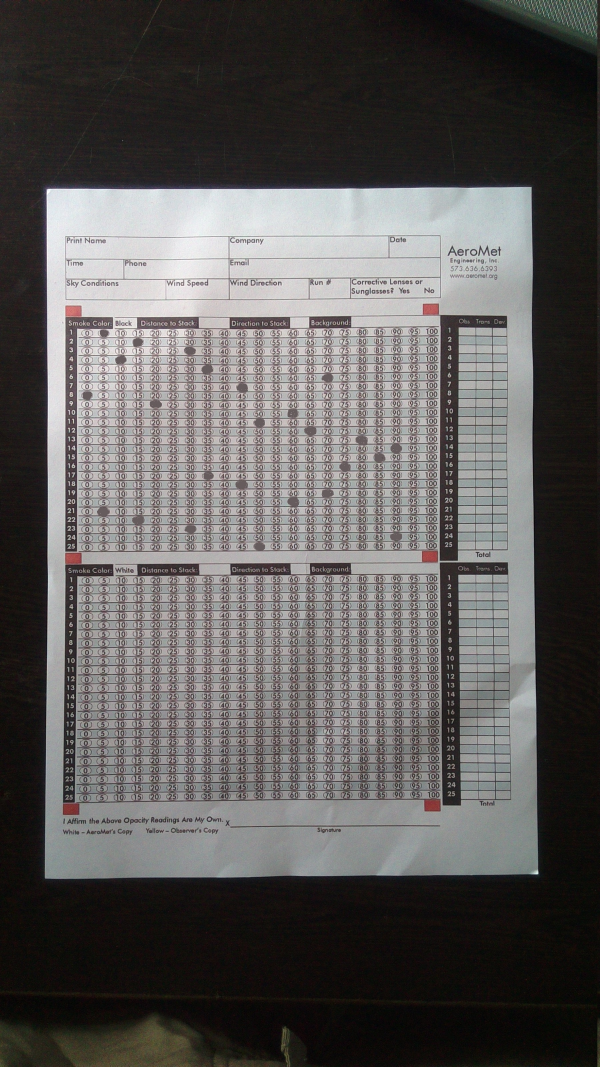
//> input picture Test/1.jpg, 1800 x 3200 px (shown at 1/3 size)
$ ./main   (built with g++ and OpenCV 4)
//> lines starting //> are read from the running program, lines starting //| are printed output that depends on the picture; after the words box and inside, x2 and y2 are one past the last pixel; in counts of white or black regions, pixels touching at a corner belong together
#include<iostream>
#include<highgui.hpp>
#include<core.hpp>
#include<imgproc.hpp>
using namespace std;
using namespace cv;

#define debug if(1)

typedef vector<vector<Point> > vvp;
typedef vector<Point2f> vp;

int errorOccurred  = 0;

struct CCell
{
    bool marked;
    int x,y,w,h;
};

struct COmrResult
{
    CCell Black[25][21];
    CCell White[25][21];
};


double absDistance(Point2f point1, Point2f point2)
{
    return sqrt(pow((point1.x-point2.x),2)+pow((point1.y-point2.y),2));
}

int invertImage(Mat &src, Mat &dst)
{
    dst=src.clone();
    MatIterator_<uchar> it,end;
    for(it=src.begin<uchar>(), end=src.end<uchar>(); it!=end; it++)
    {
        *it=255-(*it);
    }
}

// [93 lines left out: functions gammaCorrection, drawHistogram, not called in this run]


void extractInformation(Mat omrSheet, CCell information[25][21])
{
    Mat gray,thresholded, box,otsuOutput1,otsuOutput2,otsuOutput;
    Mat omrDup = omrSheet.clone();
    vvp contours;
    double maxArea;
    double offsetx = 0.0358*omrSheet.cols;
    double offsety = 0.0478*omrSheet.rows;
    double stepX = (omrSheet.cols-offsetx+0.0139*omrSheet.cols)/21.0;
    double stepY = (omrSheet.rows-offsety)/25.0;
    medianBlur(omrDup,omrDup,5);
    cvtColor(omrDup,omrDup,CV_BGR2HSV);
    Mat splitted[3];
    split(omrDup,splitted);
//    namedWindow("Sat",CV_WINDOW_NORMAL);
//    imshow("Sat",splitted[2]);
    //gammaCorrection(splitted[1],gray,0.5);
    invertImage(splitted[2],splitted[2]);
    bitwise_or(splitted[1],splitted[2],otsuOutput);
    namedWindow("otsu123",CV_WINDOW_NORMAL);
    imshow("otsu123",otsuOutput);
    threshold(otsuOutput,otsuOutput,0, 255, CV_THRESH_OTSU);

    //threshold(splitted[1],gray,60,255,CV_THRESH_BINARY_INV);
    //namedWindow("Thre",CV_WINDOW_NORMAL);
    //imshow("Thre",gray);
    namedWindow("otsu",CV_WINDOW_NORMAL);
    imshow("otsu",otsuOutput);

//    Mat hist0 = drawHistogram(splitted[0]);
    namedWindow("Hist0",CV_WINDOW_NORMAL);
    namedWindow("Hist1",CV_WINDOW_NORMAL);
    imshow("Hist0",splitted[1]);
//    Mat hist1 = drawHistogram(splitted[1]);
    imshow("Hist1",splitted[2]);
// [4 lines of commented-out code are left out]
    erode(otsuOutput,otsuOutput,getStructuringElement(MORPH_RECT,Size(3,3)));
//    namedWindow("otsue",CV_WINDOW_NORMAL);
//    imshow("otsue",otsuOutput);
    dilate(otsuOutput,otsuOutput,getStructuringElement(MORPH_RECT,Size(7,7)));
// [5 lines of commented-out code are left out]
    for(int j=0;j<25;j++)
    {
        for(int i=0; i<21; i++)
        {

            Point p2 = Point(offsetx+(i+1)*stepX-offsetx/8,offsety+(j+1)*stepY-0.0047*omrSheet.rows);
            if(p2.x>=omrSheet.cols)
            {
                p2.x=omrSheet.cols - 1;
            }
            if(p2.y>=omrSheet.rows)
            {
                p2.y = omrSheet.rows-1;
            }
            Point p1 = Point(offsetx+i*stepX-offsetx/8,offsety+j*stepY+0.0047*omrSheet.rows);
            if(j==0)
            {
                p1 = Point(offsetx+i*stepX-offsetx/8,offsety+j*stepY+0.0047*omrSheet.rows+offsety/9);
            }
            Rect crop = Rect(p1,p2);
            debug rectangle(omrSheet,Rect(p1,p2),Scalar(0,255,0));
            thresholded = otsuOutput(crop);
            // [18 lines of commented-out code are left out]
            findContours(thresholded,contours,CV_RETR_TREE, CV_CHAIN_APPROX_NONE);
            maxArea = 0.0;
            for(int k=0;k<contours.size();k++)
            {
                if(contourArea(contours[k])>maxArea)
                {
                    maxArea = contourArea(contours[k]);
                }
            }
            //cout<<(int)(maxArea*100.0/(thresholded.rows*thresholded.cols))<<" ";
            information[j][i].marked = 0;
            if(maxArea*100.0/(thresholded.rows*thresholded.cols)>=15)
            {
                cout<<j+1<<" "<<i*5<<endl;
                information[j][i].marked = 1;
            }
            information[j][i].x = offsetx+i*stepX;
            information[j][i].y = offsety+j*stepY;
            information[j][i].w = p2.x - information[j][i].x;
            information[j][i].h = p2.y - information[j][i].y;
        }
        cout<<endl;
    }
    debug namedWindow("Sheet1",CV_WINDOW_NORMAL);
    debug imshow("Sheet1",omrSheet);
    debug waitKey(0);
    cout<<endl<<endl<<endl;
}

void getCorrectedOCR(vp corners, vvp cornerContours, Mat input, Mat &sheet1, Mat &sheet2)
{

    // Input Quadilateral or Image plane coordinates
    Point2f inputQuad[4];
    // Output Quadilateral or World plane coordinates
    Point2f outputQuad[4];
    vector<Rect> rects;
    Mat lambda( 2, 4, CV_32FC1 );
    for(int i=0;i<6;i++)
    {
        rects.push_back(boundingRect(cornerContours[i]));
    }
    lambda = Mat::zeros( input.rows, input.cols, input.type() );

    // The 4 points that select quadilateral on the input , from top-left in clockwise order
    // These four pts are the sides of the rect box used as input

    Rect sheet1Rect, sheet2Rect;
    vector<Point2f> sheet1Corners, sheet2Corners;

    sheet1Corners.push_back(Point2f(corners[0].x-rects[0].width/2, corners[0].y+rects[0].height/2));
    sheet1Corners.push_back(Point2f(corners[1].x+rects[1].width/2, corners[1].y+rects[1].height/2));
    sheet1Corners.push_back(Point2f(corners[5].x+rects[5].width/2, corners[5].y-rects[5].height/2));
    sheet1Corners.push_back(Point2f(corners[4].x-rects[4].width/2, corners[4].y-rects[4].height/2));
    sheet1Rect = boundingRect(sheet1Corners);

    sheet2Corners.push_back(Point2f(corners[4].x-rects[4].width/2, corners[4].y+rects[4].height/2));
    sheet2Corners.push_back(Point2f(corners[5].x+rects[5].width/2, corners[5].y+rects[5].height/2));
    sheet2Corners.push_back(Point2f(corners[3].x+rects[3].width/2, corners[3].y-rects[3].height/2));
    sheet2Corners.push_back(Point2f(corners[2].x-rects[2].width/2, corners[2].y-rects[2].height/2));
    sheet2Rect = boundingRect(sheet2Corners);

    inputQuad[0] = Point2f(corners[0].x-rects[0].width/2, corners[0].y+rects[0].height/2);
    inputQuad[1] = Point2f(corners[1].x+rects[1].width/2, corners[1].y+rects[1].height/2);
    inputQuad[2] = Point2f(corners[5].x+rects[5].width/2, corners[5].y-rects[5].height/2);
    inputQuad[3] = Point2f(corners[4].x-rects[4].width/2, corners[4].y-rects[4].height/2);
    // The 4 points where the mapping is to be done , from top-left in clockwise order

    outputQuad[0] = Point2f( 0,0 );
    outputQuad[1] = Point2f( input.cols-1,0);
    outputQuad[2] = Point2f( input.cols-1,input.rows-1);
    outputQuad[3] = Point2f( 0,input.rows-1  );

    lambda = getPerspectiveTransform( inputQuad, outputQuad );

    warpPerspective(input,sheet1,lambda,sheet1.size());
    resize(sheet1,sheet1,sheet1Rect.size());

    inputQuad[0] = Point2f(corners[4].x-rects[4].width/2, corners[4].y+rects[4].height/2);
    inputQuad[1] = Point2f(corners[5].x+rects[5].width/2, corners[5].y+rects[5].height/2);
    inputQuad[2] = Point2f(corners[3].x+rects[3].width/2, corners[3].y-rects[3].height/2);
    inputQuad[3] = Point2f(corners[2].x-rects[2].width/2, corners[2].y-rects[2].height/2);

    lambda = getPerspectiveTransform(inputQuad, outputQuad);
    warpPerspective(input, sheet2, lambda, sheet2.size());
    resize(sheet2, sheet2, sheet2Rect.size());

}

vp findOMR(vvp marks, Mat input, vvp &cornerContours)
{
    // This function finds the location of the markers in an order and stores it in the vector corners

    // Corners stores the location of the marks
    vp corners(6);
    // 0 - top left, 1 - top right, 2 - bottom left, 3 - bottom right, 4 - middle left, 5 - middle right
    vector<Point> useless;
    for(int i=0;i<6;i++)
        cornerContours.push_back(useless);

    vector<double> distances(6);
    // 0 - top left, 1 - top right, 2 - bottom left, 3 - bottom right

    if(marks.size() == 6)
    {
        vector<Moments> mu(marks.size() );
        for( int i = 0; i < marks.size(); i++ )
            mu[i] = moments( marks[i], false );

        // Get the mark centers:
        vector<Point2f> mc( marks.size() );
        for( int i = 0; i < marks.size(); i++ )
            mc[i] = Point2f( mu[i].m10/mu[i].m00 , mu[i].m01/mu[i].m00 );

        // Setting a maximum distance
        for(int i=0; i<marks.size();i++)
        {
            distances[i] = input.rows * input.cols;
        }

        // Finding distances from corners of the image to localize the points
        // TODO: this has to be changed so that the same point isn't stated in two corners
        // Use two loops. Outer for image corner and inner for each mark
        // Maintain a vector stating whether or not the point under consideration has been
        // stated as a corner already
        vector<bool> usedCorner(6);
        for(int i=0;i<6;i++)
            usedCorner[i]=0;
        Point imageCorners[] = {Point2f(0,0),Point2f(input.cols,0),Point2f(0,input.rows),
                                Point2f(input.cols,input.rows),Point2f(0,input.rows/2),Point2f(input.cols,input.rows/2)};

        for(int i=0;i<6;i++)
        {
            int selectedPos = -1;
            for(int j=0; j<6;j++)
            {
                if(absDistance(imageCorners[i],mc[j])<distances[i] && !usedCorner[j])
                {
                    distances[i]=absDistance(imageCorners[i],mc[j]);
                    selectedPos = j;
                }
            }
            corners[i] = mc[selectedPos];
            cornerContours[i] = marks[selectedPos];
            usedCorner[selectedPos] = 1;
        }
    }
    else if(marks.size()<6)
    {
        cout<<"Initialization failed."<<endl;
        errorOccurred = 1;
    }
    else
    {
        cout<<"Initialization failed."<<endl;
        errorOccurred = 2;
    }

    return corners;
}

vvp getLocationOfMarks(Mat thresholded)
{
    vvp contours;
    vvp marks;

    findContours(thresholded, contours, CV_RETR_TREE, CV_CHAIN_APPROX_NONE);
    for(int i = 0; i < contours.size(); i++)
    {
        if(contourArea(contours[i])>=0.0001*thresholded.rows*thresholded.cols
                && contourArea(contours[i])<=0.005*thresholded.rows*thresholded.cols)
        {
            marks.push_back(contours[i]);
        }
    }
    return marks;
}

vvp findMarks(Mat input)
{
    // This function finds the location of the markers of the OMR sheet

    Mat inputHSV, thresholded, temp1, temp2;

    // The values of hue have been set according to the hue range of the color red
    // The values of sat have been set high enough to remove unwanted noise
    // TODO
    // The values of val need to be set according to the intensity levels of the image

    int lowH=5, lowS=0, lowV=0, highH=160, highS=255, highV=255;
    vvp contours;
    cvtColor(input,inputHSV,CV_BGR2HSV);

    medianBlur(inputHSV, inputHSV ,9);
    // Since red circles around in the HSV domain, the ranges for hue 0-low  and high-255 have been used
    // instead of 0<=low<high<=255
    bool found=false;
    for(lowS=80;lowS<=180;lowS+=10)
    {
        for(lowV=80;lowV<=180;lowV+=10)
        {
            inRange(inputHSV, Scalar(0,lowS,lowV),Scalar(lowH, highS, highV), temp1);
            inRange(inputHSV, Scalar(highH,lowS,lowV),Scalar(255, highS, highV), temp2);
            bitwise_or(temp1,temp2,thresholded);
// [4 lines of commented-out code are left out]
            contours = getLocationOfMarks(thresholded);
            if(contours.size()==6)
            {
                found=true;
                break;
            }
        }
        if(found==true)
            break;
        contours.clear();
    }
    return contours;
}

bool RecognizeMarks(const char *szFileName,COmrResult &Result)
{
    Mat input, sheet1,sheet2;
    input = imread(szFileName);
//> input is the input picture: 3200 rows x 1800 cols, CV_8UC3; mean B, G, R 88.9, 89.9, 92.3
    if(input.empty())
    {
       cout<<"Could not read image. Please check if file path is valid."<<endl;
       return 0;
    }
    vvp marks, cornerContours;
    vp corners;
    marks = findMarks(input);
//> the loop in findMarks, `for(lowS=80;lowS<=180;lowS+=10)` made 1 pass
//> found on pass 1: true
//> after the loop in findMarks, `for(lowS=80;lowS<=180;lowS+=10)`:
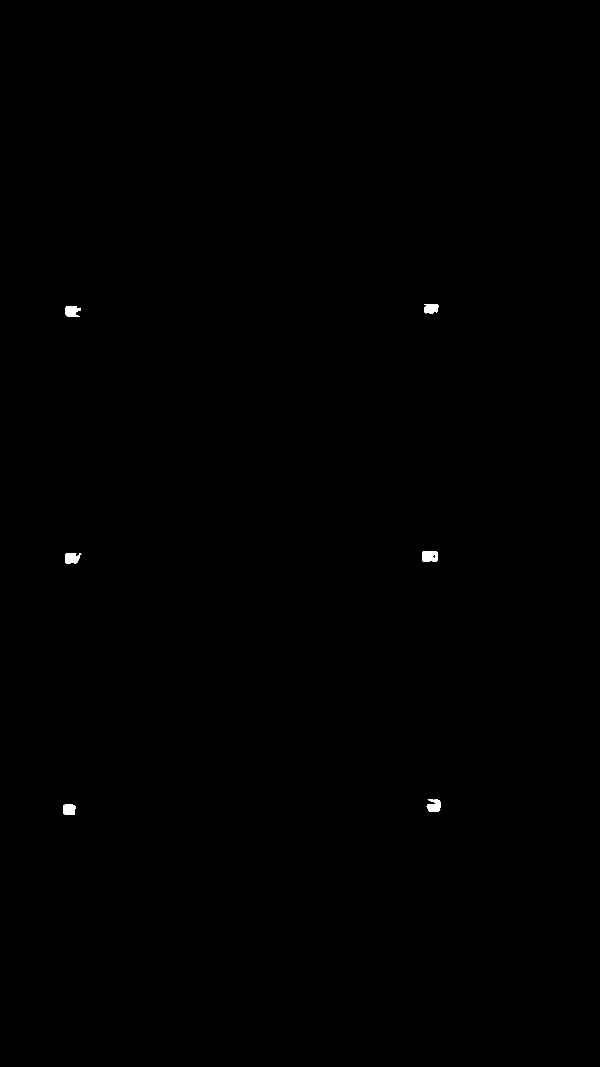
//> temp1: 3200 rows x 1800 cols, CV_8UC1 (shown at 1/3 size); 0.12% white; 6 white regions, box (x1, y1, x2, y2) and area: (1266, 1653, 1313, 1686) 1368, (196, 1659, 244, 1692) 1164, (1280, 2398, 1321, 2434) 1109, (197, 918, 243, 951) 1104, (189, 2412, 228, 2444) 1065, (1272, 912, 1315, 942) 1032
//> after the loop in findMarks, `for(lowS=80;lowS<=180;lowS+=10)`: found = true
//> marks = 6 contours; box (x1, y1, x2, y2) and area: (1273, 2398, 1321, 2434) 1538, (196, 1659, 244, 1693) 1486, (189, 2410, 237, 2444) 1458, (1266, 1653, 1313, 1686) 1411, (1269, 912, 1316, 944) 1370, (197, 918, 243, 951) 1319
    corners = findOMR(marks,input, cornerContours);
//> in findOMR, `vector<Moments> mu(marks.size() );`: mu = 6 items
//> the loop in findOMR, `for( int i = 0; i < marks.size(); i++ )` made 6 passes
//> the loop in findOMR, `for(int i=0; i<marks.size();i++)` made 6 passes
//> the loop in findOMR, `for(int i=0;i<6;i++)` made 6 passes
//> selectedPos on passes 1 to 4: 4, 5, 0, 1
//> after the loop in findOMR, `for(int i=0;i<6;i++)`: distances = [958.9, 1057.7, 801.8, 932.1, 232, 515.6]
//> corners = 6 Points (x, y): [219.6, 933.4], [1291.6, 927.5], [212.5, 2426.9], [1296.6, 2415.6], [219.5, 1675.2], [1289.1, 1669.1]; cornerContours has the same summary as marks
    if(errorOccurred == 1)
    {
        cout<<"The program couldn't find the marks correctly. Please ensure all marks are clearly visible. Terminating."<<endl;
        return 0;
    }
    if(errorOccurred == 2)
    {
        cout<<"The program couldn't find the marks correctly. Please ensure there are no red objects in the image. Terminating."<<endl;
        return 0;
    }
    getCorrectedOCR(corners,cornerContours,input,sheet1,sheet2);
//> in getCorrectedOCR, `sheet1Corners.push_back(Point2f(corners[0].x-rects[0].width/2, corners..`: sheet1Corners = 1 Point (x, y): [196.6, 949.4]
//> in getCorrectedOCR, `sheet1Corners.push_back(Point2f(corners[1].x+rects[1].width/2, corners..`: sheet1Corners = 2 Points (x, y): [196.6, 949.4], [1314.6, 943.5]
//> in getCorrectedOCR, `sheet1Corners.push_back(Point2f(corners[5].x+rects[5].width/2, corners..`: sheet1Corners = 3 Points (x, y): [196.6, 949.4], [1314.6, 943.5], [1312.1, 1653.1]
//> in getCorrectedOCR, `sheet1Corners.push_back(Point2f(corners[4].x-rects[4].width/2, corners..`: sheet1Corners = 4 Points (x, y): [196.6, 949.4], [1314.6, 943.5], [1312.1, 1653.1], [195.5, 1658.2]
//> in getCorrectedOCR, `sheet1Rect = boundingRect(sheet1Corners);`: sheet1Rect = Rect(195, 943, 1120, 716)
//> in getCorrectedOCR, `sheet2Corners.push_back(Point2f(corners[4].x-rects[4].width/2, corners..`: sheet2Corners = 1 Point (x, y): [195.5, 1692.2]
//> in getCorrectedOCR, `sheet2Corners.push_back(Point2f(corners[5].x+rects[5].width/2, corners..`: sheet2Corners = 2 Points (x, y): [195.5, 1692.2], [1312.1, 1685.1]
//> in getCorrectedOCR, `sheet2Corners.push_back(Point2f(corners[3].x+rects[3].width/2, corners..`: sheet2Corners = 3 Points (x, y): [195.5, 1692.2], [1312.1, 1685.1], [1320.6, 2397.6]
//> in getCorrectedOCR, `sheet2Corners.push_back(Point2f(corners[2].x-rects[2].width/2, corners..`: sheet2Corners = 4 Points (x, y): [195.5, 1692.2], [1312.1, 1685.1], [1320.6, 2397.6], [188.5, 2409.9]
//> in getCorrectedOCR, `sheet2Rect = boundingRect(sheet2Corners);`: sheet2Rect = Rect(188, 1685, 1133, 725)
//> in getCorrectedOCR, `inputQuad[0] = Point2f(corners[0].x-rects[0].width/2, corners[0].y+rec..`: inputQuad = 4 Points (x, y): [196.6, 949.4], [0, 0], [0, 0], [0, 0]
//> in getCorrectedOCR, `inputQuad[1] = Point2f(corners[1].x+rects[1].width/2, corners[1].y+rec..`: inputQuad = 4 Points (x, y): [196.6, 949.4], [1314.6, 943.5], [0, 0], [0, 0]
//> in getCorrectedOCR, `inputQuad[2] = Point2f(corners[5].x+rects[5].width/2, corners[5].y-rec..`: inputQuad = 4 Points (x, y): [196.6, 949.4], [1314.6, 943.5], [1312.1, 1653.1], [0, 0]
//> in getCorrectedOCR, `inputQuad[3] = Point2f(corners[4].x-rects[4].width/2, corners[4].y-rec..`: inputQuad has the same summary as sheet1Corners
//> in getCorrectedOCR, `lambda = getPerspectiveTransform( inputQuad, outputQuad );`: lambda = [[1.61, 0.00239, -318.4], [0.0238, 4.5, -4277.5], [1.02e-06, -1.87e-06, 1]]
//> in getCorrectedOCR, `resize(sheet1,sheet1,sheet1Rect.size());`:
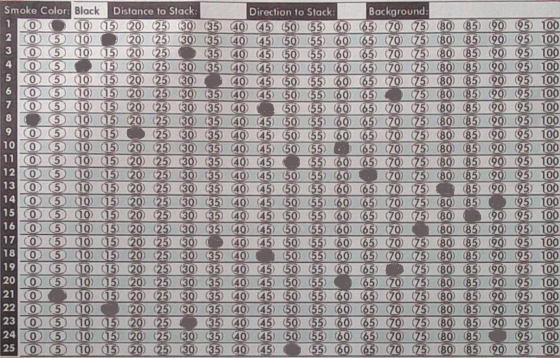
//> sheet1: 716 rows x 1120 cols, CV_8UC3 (shown at 1/2 size); mean B, G, R 150.4, 150.6, 156.7
//> in getCorrectedOCR, `inputQuad[0] = Point2f(corners[4].x-rects[4].width/2, corners[4].y+rec..`: inputQuad = 4 Points (x, y): [195.5, 1692.2], [1314.6, 943.5], [1312.1, 1653.1], [195.5, 1658.2]
//> in getCorrectedOCR, `inputQuad[1] = Point2f(corners[5].x+rects[5].width/2, corners[5].y+rec..`: inputQuad = 4 Points (x, y): [195.5, 1692.2], [1312.1, 1685.1], [1312.1, 1653.1], [195.5, 1658.2]
//> in getCorrectedOCR, `inputQuad[2] = Point2f(corners[3].x+rects[3].width/2, corners[3].y-rec..`: inputQuad = 4 Points (x, y): [195.5, 1692.2], [1312.1, 1685.1], [1320.6, 2397.6], [195.5, 1658.2]
//> in getCorrectedOCR, `inputQuad[3] = Point2f(corners[2].x-rects[2].width/2, corners[2].y-rec..`: inputQuad has the same summary as sheet2Corners
//> in getCorrectedOCR, `lambda = getPerspectiveTransform(inputQuad, outputQuad);`: lambda = [[1.65, 0.0161, -350.2], [0.0296, 4.67, -7902.8], [-6.37e-06, 2e-05, 1]]
    extractInformation(sheet1,Result.Black);
//> the loop in extractInformation, `for(int j=0;j<25;j++)` made 25 passes
//> maxArea on passes 1 to 4: 549.5, 701.5, 642, 661.5
//> after the loop in extractInformation, `for(int j=0;j<25;j++)`: maxArea = 673.5
//> the space key is pressed
    extractInformation(sheet2,Result.White);
//> in extractInformation (call 2), `dilate(otsuOutput,otsuOutput,getStructuringElement(MORPH_RECT,Size(7,7..`:
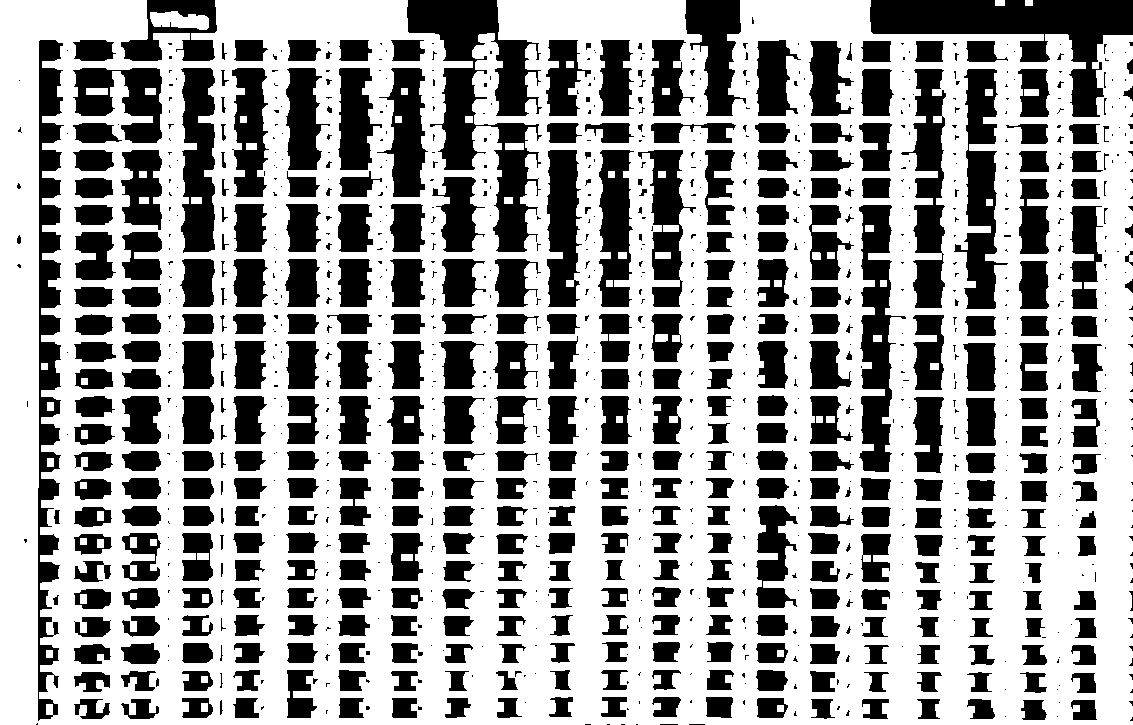
//> otsuOutput: 725 rows x 1133 cols, CV_8UC1; 61.9% white; 1191 black regions (780 under 20 px), largest, box (x1, y1, x2, y2) and area: (407, 0, 542, 252) 12882, (870, 0, 1133, 117) 11474, (38, 40, 64, 721) 9606
//> the loop in extractInformation (call 2), `for(int j=0;j<25;j++)` made 25 passes
//> maxArea on passes 1 to 4: 516, 599, 592.5, 642.5
//> after the loop in extractInformation (call 2), `for(int j=0;j<25;j++)`:
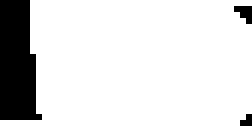
//> thresholded: 21 rows x 42 cols, CV_8UC1 (shown 6 times larger); 86.3% white; 3 black regions (2 under 20 px), largest, box (x1, y1, x2, y2) and area: (0, 0, 7, 20) 112
//> after the loop in extractInformation (call 2), `for(int j=0;j<25;j++)`: maxArea = 698.5
//> in extractInformation (call 2), `debug imshow("Sheet1",omrSheet);`:
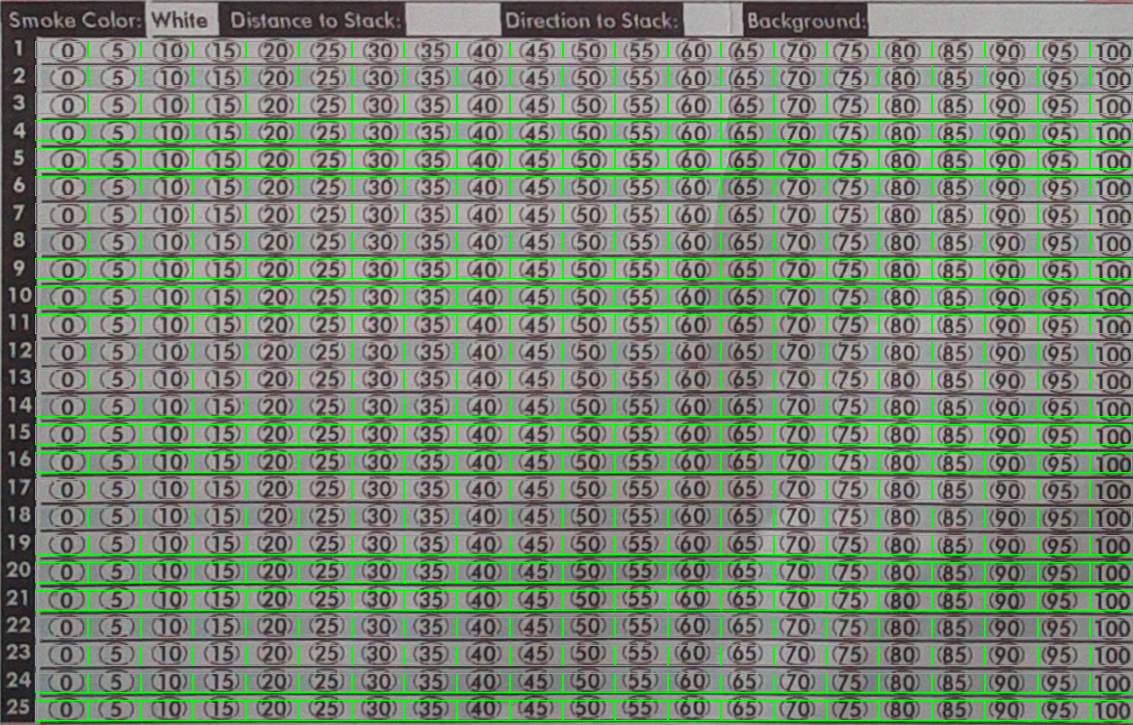
//> window 'Sheet1': 725 rows x 1133 cols, CV_8UC3; mean B, G, R 112.1, 135.2, 116.4
//> the space key is pressed
}

int main()
{
    const char name[] = "/home/codestation/Documents/OpenCV/OMR-Computer-Vision/Test/Test/2/1.jpg";
    COmrResult Result;
    RecognizeMarks(name, Result);
}
